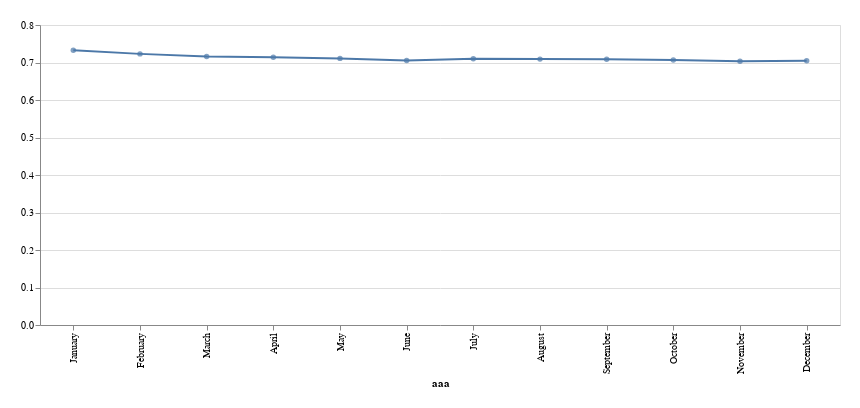

The cell this chart's notebook holds for it:
### Code cell
import altair as alt

ordered_months = ['January', 'February', 'March', 'April', 'May', 'June', 'July', 'August', 'September', 'October', 'November', 'December']

dropdown_year = alt.binding_select(
    options=data_reduced['year'].unique().tolist(),
    name='Escolha o ano '
)
year_param = alt.param(
    value=2017,
    bind=dropdown_year
)

dropdown_song = alt.binding_select(
    options=['energy', 'danceability', 'streams'],
    name='Escolha musica '
)
ycol_param = alt.param(
    value='energy',
    bind=dropdown_song
)

grafico = alt.Chart(data_reduced,  width=800, height=300).mark_line().encode(
    alt.X('month', type='nominal', title='aaa', sort=ordered_months),
    alt.Y('y', type='quantitative', title=''),
    # color='Origin:N'
).transform_calculate(
    y=f'datum[{ycol_param.name}]'

).transform_filter(
    # year_param
    alt.FieldEqualPredicate(field='year', equal=year_param)

).add_params(
    ycol_param,
    year_param

)

circulos = grafico.mark_circle()
(grafico + circulos).properties(padding=20)

### Figure 1 — Vega-Lite specification as saved in the notebook (floating-point values rounded to 4 significant figures)
{"config": {"view": {"continuousWidth": 300, "continuousHeight": 300}}, "layer": [{"mark": {"type": "line"}, "encoding": {"x": {"field": "month", "sort": ["January", "February", "March", "April", "May", "June", "July", "August", "September", "October", "November", "December"], "title": "aaa", "type": "nominal"}, "y": {"field": "y", "title": "", "type": "quantitative"}}, "transform": [{"calculate": "datum[param_26]", "as": "y"}, {"filter": {"equal": {"expr": "param_25"}, "field": "year"}}]}, {"mark": {"type": "circle"}, "encoding": {"x": {"field": "month", "sort": ["January", "February", "March", "April", "May", "June", "July", "August", "September", "October", "November", "December"], "title": "aaa", "type": "nominal"}, "y": {"field": "y", "title": "", "type": "quantitative"}}, "transform": [{"calculate": "datum[param_26]", "as": "y"}, {"filter": {"equal": {"expr": "param_25"}, "field": "year"}}]}], "data": {"name": "data-569bc5f1cdffec32252a8bae0a73fb46"}, "height": 300, "padding": 20, "params": [{"name": "param_26", "bind": {"input": "select", "options": ["energy", "danceability", "streams"], "name": "Escolha musica "}, "value": "energy"}, {"name": "param_25", "bind": {"input": "select", "options": [2017, 2018, 2019], "name": "Escolha o ano "}, "value": 2017}], "width": 800, "$schema": "https://vega.github.io/schema/vega-lite/v5.15.1.json", "datasets": {"data-569bc5f1cdffec32252a8bae0a73fb46": [{"month": "April", "year": 2017, "danceability": 0.6802, "energy": 0.7138, "streams": 443096111}, {"month": "April", "year": 2018, "danceability": 0.6908, "energy": 0.7012, "streams": 843336622}, {"month": "April", "year": 2019, "danceability": 0.6784, "energy": 0.6917, "streams": 952719179}, {"month": "August", "year": 2017, "danceability": 0.6798, "energy": 0.709, "streams": 574493282}, {"month": "August", "year": 2018, "danceability": 0.6881, "energy": 0.6852, "streams": 705939556}, {"month": "August", "year": 2019, "danceability": 0.6826, "energy": 0.6996, "streams": 819664554}, {"month": "December", "year": 2017, "danceability": 0.6939, "energy": 0.7049, "streams": 672663163}, {"month": "December", "year": 2018, "danceability": 0.6927, "energy": 0.6874, "streams": 827632113}, {"month": "December", "year": 2019, "danceability": 0.6768, "energy": 0.6933, "streams": 1289976818}, {"month": "February", "year": 2017, "danceability": 0.6713, "energy": 0.723, "streams": 428397008}, {"month": "February", "year": 2018, "danceability": 0.6932, "energy": 0.7085, "streams": 648209804}, {"month": "February", "year": 2019, "danceability": 0.6893, "energy": 0.6871, "streams": 822298039}, {"month": "January", "year": 2017, "danceability": 0.6682, "energy": 0.7328, "streams": 518958422}, {"month": "January", "year": 2018, "danceability": 0.6936, "energy": 0.7079, "streams": 841335483}, {"month": "January", "year": 2019, "danceability": 0.6907, "energy": 0.6922, "streams": 881217456}, {"month": "July", "year": 2017, "danceability": 0.6813, "energy": 0.71, "streams": 673870585}, {"month": "July", "year": 2018, "danceability": 0.6904, "energy": 0.6813, "streams": 871644386}, {"month": "July", "year": 2019, "danceability": 0.68, "energy": 0.6931, "streams": 977145330}, {"month": "June", "year": 2017, "danceability": 0.6818, "energy": 0.7054, "streams": 513743904}, {"month": "June", "year": 2018, "danceability": 0.6978, "energy": 0.6837, "streams": 666611798}, {"month": "June", "year": 2019, "danceability": 0.6775, "energy": 0.6934, "streams": 771297242}, {"month": "March", "year": 2017, "danceability": 0.6741, "energy": 0.7159, "streams": 438306545}, {"month": "March", "year": 2018, "danceability": 0.6902, "energy": 0.7029, "streams": 646078608}, {"month": "March", "year": 2019, "danceability": 0.6916, "energy": 0.6897, "streams": 772775640}, {"month": "May", "year": 2017, "danceability": 0.68, "energy": 0.711, "streams": 602593436}, {"month": "May", "year": 2018, "danceability": 0.6885, "energy": 0.6968, "streams": 677642563}, {"month": "May", "year": 2019, "danceability": 0.6782, "energy": 0.6861, "streams": 755011940}, {"month": "November", "year": 2017, "danceability": 0.6882, "energy": 0.7033, "streams": 583105455}, {"month": "November", "year": 2018, "danceability": 0.6939, "energy": 0.6738, "streams": 758071043}, {"month": "November", "year": 2019, "danceability": 0.6797, "energy": 0.6834, "streams": 978775190}, {"month": "October", "year": 2017, "danceability": 0.6796, "energy": 0.7066, "streams": 694854359}, {"month": "October", "year": 2018, "danceability": 0.6925, "energy": 0.6778, "streams": 909002200}, {"month": "October", "year": 2019, "danceability": 0.6815, "energy": 0.6841, "streams": 929282517}, {"month": "September", "year": 2017, "danceability": 0.6783, "energy": 0.709, "streams": 575272037}, {"month": "September", "year": 2018, "danceability": 0.6917, "energy": 0.6876, "streams": 713872084}, {"month": "September", "year": 2019, "danceability": 0.6757, "energy": 0.6941, "streams": 1119490380}]}}
